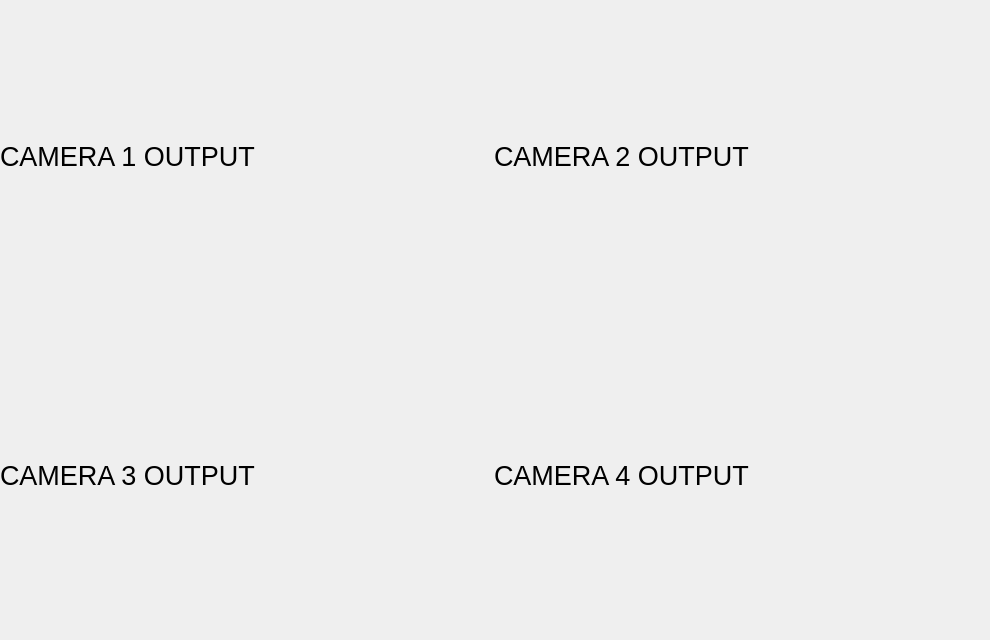
         <widget class="QWidget" name="allCamera_page">
          <widget class="QWidget" name="layoutWidget_2">
           <property name="geometry">
            <rect>
             <x>0</x>
             <y>0</y>
             <width>981</width>
             <height>631</height>
            </rect>
           </property>
           <layout class="QGridLayout" name="gridLayout">
            <item row="0" column="0">
             <widget class="QLabel" name="allCam1_label">
              <property name="font">
               <font>
                <pointsize>20</pointsize>
               </font>
              </property>
              <property name="text">
               <string>CAMERA 1 OUTPUT</string>
              </property>
             </widget>
            </item>
            <item row="1" column="1">
             <widget class="QLabel" name="allCam4_label">
              <property name="font">
               <font>
                <pointsize>20</pointsize>
               </font>
              </property>
              <property name="text">
               <string>CAMERA 4 OUTPUT</string>
              </property>
             </widget>
            </item>
            <item row="0" column="1">
             <widget class="QLabel" name="allCam2_label">
              <property name="font">
               <font>
                <pointsize>20</pointsize>
               </font>
              </property>
              <property name="text">
               <string>CAMERA 2 OUTPUT</string>
              </property>
              <property name="scaledContents">
               <bool>true</bool>
              </property>
              <property name="openExternalLinks">
               <bool>false</bool>
              </property>
             </widget>
            </item>
            <item row="1" column="0">
             <widget class="QLabel" name="allCam3_label">
              <property name="font">
               <font>
                <pointsize>20</pointsize>
               </font>
              </property>
              <property name="text">
               <string>CAMERA 3 OUTPUT</string>
              </property>
             </widget>
            </item>
           </layout>
          </widget>
         </widget>
